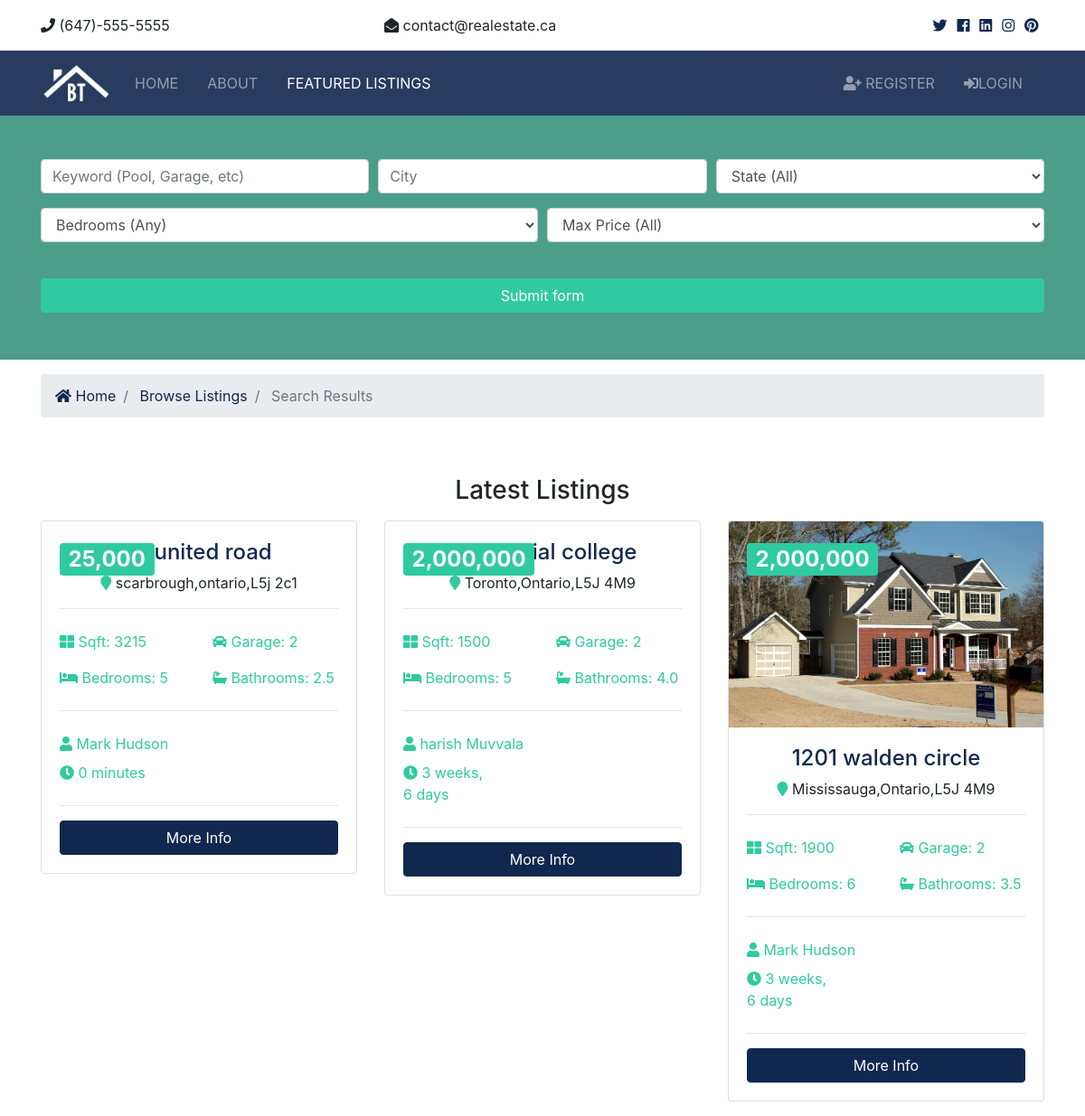
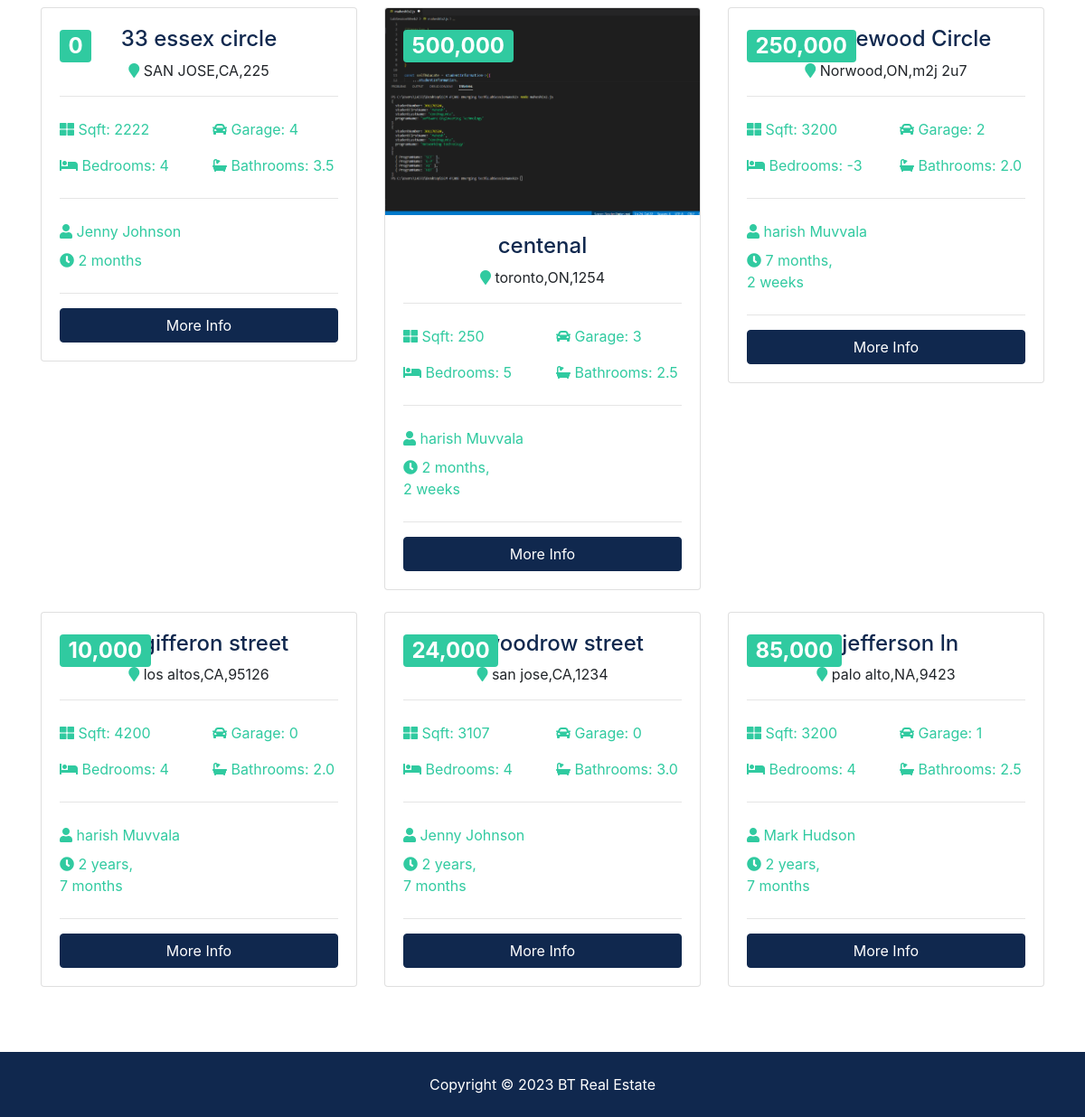
The page /listings/search/ on the database its author committed (2 pictures, top to bottom).
### listings/models.py (models this page shows, shortened)
class Listings(models.Model):
    realtor = models.ForeignKey(Realtor, on_delete=models.DO_NOTHING)
    title = models.CharField(max_length=200)
    city = models.CharField(max_length=100)
    state = models.CharField(max_length=50)
    zipcode = models.CharField(max_length=10)
    description = models.TextField()
    bedrooms = models.IntegerField()
    bathrooms = models.DecimalField(max_digits=2, decimal_places=1)
    garage = models.IntegerField(default=0)
    sqft = models.IntegerField()
    lot_size = models.DecimalField(max_digits=5, decimal_places=2)
    price = models.IntegerField(default=False)
    is_published = models.BooleanField(default=True)
    list_date = models.DateTimeField(default=datetime.now)
    photo_main = models.ImageField(upload_to='photos/%y/%m/%d')
    photo_1 = models.ImageField(upload_to='photos/%y/%m/%d', blank=True)
    photo_2 = models.ImageField(upload_to='photos/%y/%m/%d', blank=True)
    photo_3 = models.ImageField(upload_to='photos/%y/%m/%d', blank=True)
    photo_4 = models.ImageField(upload_to='photos/%y/%m/%d', blank=True)
    photo_5 = models.ImageField(upload_to='photos/%y/%m/%d', blank=True)
    photo_6 = models.ImageField(upload_to='photos/%y/%m/%d', blank=True)

### realtors/models.py (models this page shows)
class Realtor(models.Model):
    name=models.CharField(max_length=200)
    photo=models.ImageField(upload_to='photos/%y/%m/%d')
    discription=models.TextField()
    email=models.EmailField()
    phone=models.CharField(max_length=15)
    is_mvp=models.BooleanField(default=False)
    hire_date=models.DateTimeField(default=datetime.now)
    def __str__(self):
        return self.name

### listings/views.py (the view)
# urls.py: path('search/',views.search,name='search')
def search(request):
    listings=Listings.objects.order_by('-list_date')
    if 'keywords' in request.GET:
            print(request.GET)
            keywords =request.GET['keywords']
            if keywords:
                listings=listings.filter(discription__icontains=keywords)
    if 'state' in request.GET:
            state =request.GET['state']
            if state:
                listings=listings.filter(state__iexact=state)
    if 'bedrooms' in request.GET:
            bedrooms =request.GET['bedrooms']
            if bedrooms:
                listings=listings.filter(bedrooms__iexact=bedrooms)
    if 'city' in request.GET:
            city =request.GET['city']
            if city:
                listings=listings.filter(city__iexact=city)
    if 'price' in request.GET:
            price =request.GET['price']
            print(type(price))
            if price:
                listings=listings.filter(price__lte=price)
    context = {"listings":listings,
               "state_choices": state_choices,
               "bedroom_choices": bedroom_choices,
               "price_choice": price_choice,
               "values":request.GET
               }
    return render(request,'listings/search.html',context)

### templates/listings/search.html (shortened to what this page needs)
{%extends 'pages/base.html'%}
{% load static %}
{%load humanize%}
{%block content%}
 <section id="showcase-inner" class="showcase-search text-white py-5">
    <div class="container">
      <div class="row text-center">
        <div class="col-md-12">
          <form action="{% url 'search' %}">
            <div class="form-row">
              <div class="col-md-4 mb-3">
                <input type="text" name="keywords" class="form-control" placeholder="Keyword (Pool, Garage, etc)">
              </div>
              <div class="col-md-4 mb-3">
                <input type="text" name="city" class="form-control" placeholder="City" value={{values.city}}>
              </div>
              <div class="col-md-4 mb-3">
                <select name="state" class="form-control">
                  <option selected="true" disabled="disabled" value={{values.state}}>State (All)</option>
                </select>
              </div>
            </div>
            <div class="form-row">
              <div class="col-md-6 mb-3">
                <select name="bedrooms" class="form-control">
                  <option selected="true" disabled="disabled">Bedrooms (Any)</option>
                </select>
                  </div>
                <div class="col-md-6 mb-3">
                <select name="price" class="form-control">
                  <option selected="true" disabled="disabled">Max Price (All)</option>
                </select>
              </div>
            </div>
            <button class="btn btn-secondary btn-block mt-4" type="submit">Submit form</button>
          </form>
        </div>
      </div>
    </div>
  </section>
  <section id="bc" class="mt-3">
    <div class="container">
      <nav aria-label="breadcrumb">
        <ol class="breadcrumb">
          <li class="breadcrumb-item">
            <a href="index.html">
              <i class="fas fa-home"></i> Home</a>
          </li>
          <li class="breadcrumb-item">
            <a href="{% url 'listings'%}">Browse Listings</a>
          </li>
          <li class="breadcrumb-item active"> Search Results</li>
        </ol>
      </nav>
    </div>
  </section>
<section id="listings" class="py-5">
    <div class="container">
      <h3 class="text-center mb-3">Latest Listings</h3>
      <div class="row">
{% for listing in listings %}
        <div class="col-md-6 col-lg-4 mb-4">
          <div class="card listing-preview">
            <img class="card-img-top" src={{listing.photo_main.url}} alt="">
            <div class="card-img-overlay">
              <h2>
                <span class="badge badge-secondary text-white">{{listing.price|intcomma}}</span>
              </h2>
            </div>
            <div class="card-body">
              <div class="listing-heading text-center">
                <h4 class="text-primary">{{listing.title}}</h4>
                <p>
                  <i class="fas fa-map-marker text-secondary"></i> {{listing.city}},{{listing.state}},{{listing.zipcode}}</p>
              </div>
              <hr>
              <div class="row py-2 text-secondary">
                <div class="col-6">
                  <i class="fas fa-th-large"></i> Sqft: {{listing.sqft}}</div>
                <div class="col-6">
                  <i class="fas fa-car"></i> Garage: {{listing.garage}}</div>
              </div>
              <div class="row py-2 text-secondary">
                <div class="col-6">
                  <i class="fas fa-bed"></i> Bedrooms: {{listing.bedrooms}}</div>
                <div class="col-6">
                  <i class="fas fa-bath"></i> Bathrooms: {{listing.bathrooms}}</div>
              </div>
              <hr>
              <div class="row py-2 text-secondary">
                <div class="col-6">
                  <i class="fas fa-user"></i> {{listing.realtor}}</div>
              </div>
              <div class="row text-secondary pb-2">
                <div class="col-6">
                  <i class="fas fa-clock"></i> {{listing.list_date|timesince}}</div>
              </div>
              <hr>
              <a href="{{listing.id}} "class="btn btn-primary btn-block">More Info</a>
            </div>
          </div>
        </div>
        {% endfor%}
          </div>
    </div>
  </section>
{%endblock%}

### st/static/css/all.css (style rules this page uses)
.fa, .fas, .far, .fal, .fab { -moz-osx-font-smoothing: grayscale; -webkit-font-smoothing: antialiased; display: inline-block; font-style: normal; font-variant: normal; text-rendering: auto; line-height: 1; }
.fa-bath:before { content: "\f2cd"; }
.fa-bed:before { content: "\f236"; }
.fa-car:before { content: "\f1b9"; }
.fa-clock:before { content: "\f017"; }
.fa-home:before { content: "\f015"; }
.fa-map-marker:before { content: "\f041"; }
.fa-th-large:before { content: "\f009"; }
.fa-user:before { content: "\f007"; }
.fa, .fas { font-family: 'Font Awesome 5 Free'; font-weight: 900; }

### st/static/css/style.css (style rules this page uses)
.btn-secondary { color: #fff !important; }
img { width: 100%; }
#showcase-inner { background: url(../img/building.jpg) no-repeat top center fixed/cover; position: relative; overflow: hidden; min-height: 200px; }
#showcase-inner::before { content: ''; position: absolute; top: 0; left: 0; min-height: 100%; width: 100%; background: rgba(32, 134, 107, 0.8); }
#showcase-inner.showcase-search { min-height: 270px; }
.listing-preview a { position: relative; }

### rows shown on the page
Listings: price "25,000", title "12 united road", city "scarbrough", state "ontario", zipcode "L5j 2c1", sqft "3215", garage "2", bedrooms "5", bathrooms "2.5", realtor "Mark Hudson", list_date "0 minutes"
Listings: price "2,000,000", title "centennial college", city "Toronto", state "Ontario", zipcode "L5J 4M9", sqft "1500", garage "2", bedrooms "5", bathrooms "4.0", realtor "harish Muvvala", list_date "3 weeks, 6 days"
Listings: photo_main (picture), price "2,000,000", title "1201 walden circle", city "Mississauga", state "Ontario", zipcode "L5J 4M9", sqft "1900", garage "2", bedrooms "6", bathrooms "3.5", realtor "Mark Hudson", list_date "3 weeks, 6 days"
Listings: price "0", title "33 essex circle", city "SAN JOSE", state "CA", zipcode "225", sqft "2222", garage "4", bedrooms "4", bathrooms "3.5", realtor "Jenny Johnson", list_date "2 months"
Listings: photo_main (picture), price "500,000", title "centenal", city "toronto", state "ON", zipcode "1254", sqft "250", garage "3", bedrooms "5", bathrooms "2.5", realtor "harish Muvvala", list_date "2 months, 2 weeks"
Listings: price "250,000", title "42 Drivewood Circle", city "Norwood", state "ON", zipcode "m2j 2u7", sqft "3200", garage "2", bedrooms "-3", bathrooms "2.0", realtor "harish Muvvala", list_date "7 months, 2 weeks"
Listings: price "10,000", title "28 gifferon street", city "los altos", state "CA", zipcode "95126", sqft "4200", garage "0", bedrooms "4", bathrooms "2.0", realtor "harish Muvvala", list_date "2 years, 7 months"
Listings: price "24,000", title "187 woodrow street", city "san jose", state "CA", zipcode "1234", sqft "3107", garage "0", bedrooms "4", bathrooms "3.0", realtor "Jenny Johnson", list_date "2 years, 7 months"
Listings: price "85,000", title "18 jefferson ln", city "palo alto", state "NA", zipcode "9423", sqft "3200", garage "1", bedrooms "4", bathrooms "2.5", realtor "Mark Hudson", list_date "2 years, 7 months"
